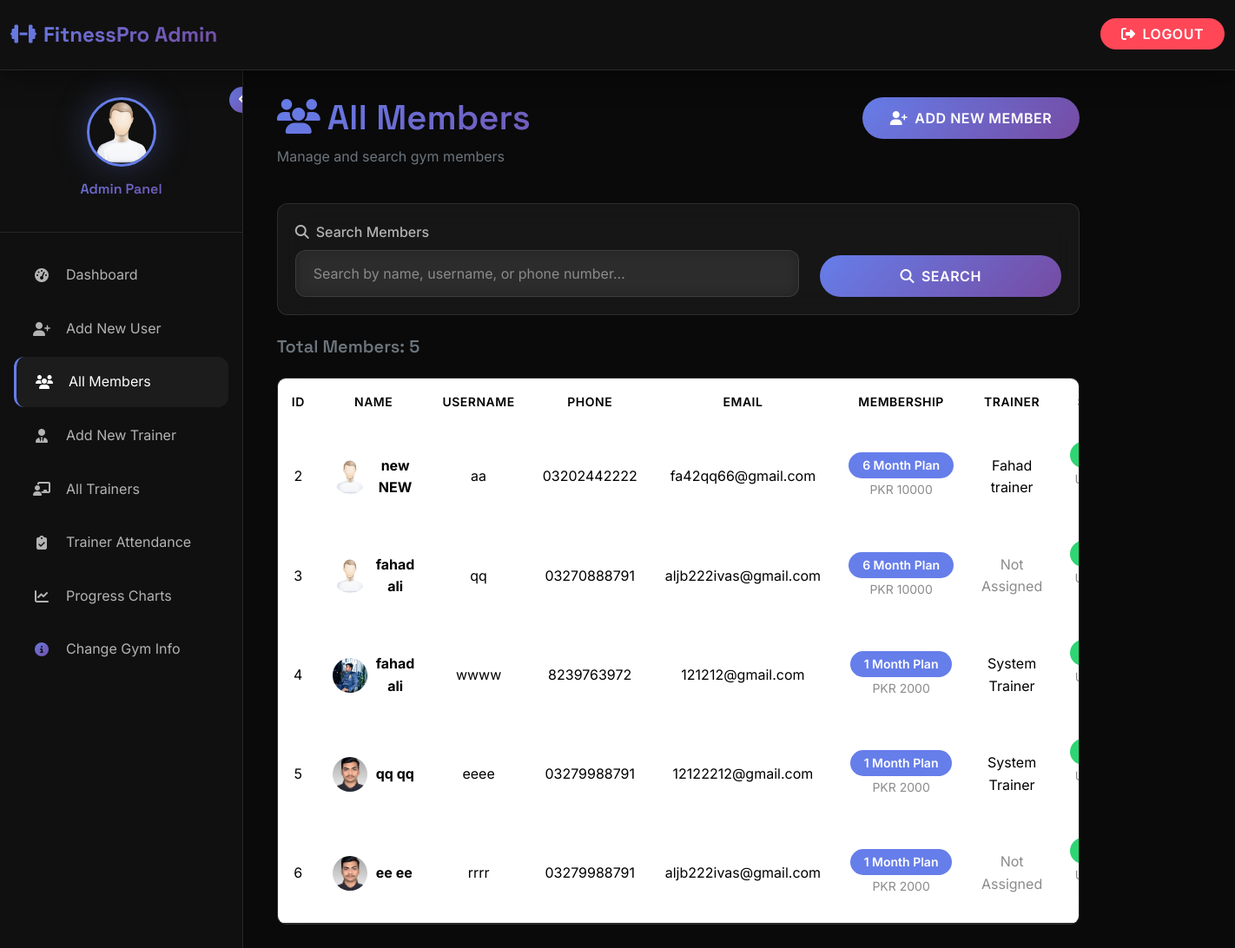
The page /all_members (signed in) on the database its author committed.
### gym_management/gym_app/models.py (models this page shows, shortened)
class Gym_user(models.Model):
    first_name = models.CharField(max_length=50)
    last_name = models.CharField(max_length=50)
    dob = models.DateField()
    phone_number = models.CharField(max_length=20)
    image = models.ImageField(upload_to="users_profile_images/", default="users_profile_images/default.png", null=True, blank=True)
    weight = models.IntegerField(null=True, blank=True)
    height = models.IntegerField(null=True, blank=True)
    date_of_joining = models.DateTimeField(auto_now_add=True)
    email = models.CharField(max_length=50, null=True, blank=True)
    username = models.CharField(max_length=150, unique=True)
    password = models.CharField(max_length=100)
    address = models.ForeignKey(Address, on_delete=models.CASCADE, null=True, blank=True)
    gender = models.ForeignKey(Gender, on_delete=models.CASCADE)
    gym_split = models.ForeignKey(Gym_split, on_delete=models.CASCADE, null=True, blank=True)
    muscle_strength = models.ForeignKey(Muscle_strength, on_delete=models.CASCADE, null=True, blank=True)
    membership_plan = models.ForeignKey(MembershipPlan, on_delete=models.CASCADE, null=True, blank=True)
    payment_proof = models.ImageField(upload_to="payment_proofs/", null=True, blank=True)
    is_approved = models.BooleanField(default=False)
    is_blocked = models.BooleanField(default=False)
    membership_start_date = models.DateField(null=True, blank=True)
    membership_end_date = models.DateField(null=True, blank=True)
    reminder_sent = models.BooleanField(default=False)
    assigned_trainer = models.ForeignKey(Trainer, on_delete=models.SET_NULL, null=True, blank=True, related_name='assigned_members')
    trainer_requested = models.BooleanField(default=False)
    assigned_workout_plan = models.ForeignKey(WorkoutPlan, on_delete=models.SET_NULL, null=True, blank=True)
    assigned_diet_plan = models.ForeignKey(DietPlan, on_delete=models.SET_NULL, null=True, blank=True)
    @staticmethod
    def get_pending_approvals():
        return Gym_user.objects.filter(is_approved=False)
    @staticmethod
    def get_trainer_requests():
        return Gym_user.objects.filter(trainer_requested=True, assigned_trainer=None)

class MembershipPlan(models.Model):
    duration_months = models.IntegerField()
    price = models.IntegerField()
    name = models.CharField(max_length=100)

class Trainer(models.Model):
    first_name = models.CharField(max_length=50)
    last_name = models.CharField(max_length=50)
    email = models.CharField(max_length=50, null=True, blank=True)
    phone_number = models.CharField(max_length=20)
    username = models.CharField(max_length=150, unique=True)
    password = models.CharField(max_length=100)
    specialization = models.CharField(max_length=200, null=True, blank=True)
    image = models.ImageField(upload_to="trainers/", default="trainers/default.png", null=True, blank=True)
    created_at = models.DateTimeField(auto_now_add=True)

### gym_management/gym_app/views.py (the view)
# urls.py: path('all_members', views.all_members, name='all_members'),
def all_members(request):
    if 'admin_logged_in' not in request.session:
        return redirect('/admin_login')
    query = request.GET.get('q', '')
    if query:
        members = Gym_user.objects.filter(
            Q(first_name__icontains=query) |
            Q(last_name__icontains=query) |
            Q(username__icontains=query) |
            Q(phone_number__icontains=query)
        ).filter(is_approved=True)
    else:
        members = Gym_user.objects.filter(is_approved=True)
    data = {
    'members': members,
    'query': query,
    'today': dt.date.today(),
    'pending_count': Gym_user.get_pending_approvals().count(),
    'trainer_request_count': Gym_user.get_trainer_requests().count()
    }
    return render(request, 'admin/all_members.html', data)

### gym_management/gym_app/context_processors.py (called while the page is built)
def logged_in_user(request):
    user = None
    trainer = None
    if request.session.get('user_id'):
        try:
            user = Gym_user.objects.get(id=request.session['user_id'])
        except Gym_user.DoesNotExist:
            user = None
    elif request.session.get('trainer_id'):
        try:
            trainer = Trainer.objects.get(id=request.session['trainer_id'])
        except Trainer.DoesNotExist:
            trainer = None
    return {'logged_in_user': user, 'logged_in_trainer': trainer}

def gym_info_context(request):
    gym_info = GymInfo.objects.first()
    return {
        'gym_info': gym_info
    }

### gym_management/gym_app/templates/admin/all_members.html (shortened to what this page needs)
{% extends 'base_admin.html' %}
{% load static %}
{% block content %}
<div class="container-fluid all-members-page">
    <div class="row justify-content-center">
        <div class="col-lg-10 col-md-11 col-sm-12">
            <div class="row mb-4 text-center text-md-start" data-aos="fade-down">
                <div class="col-md-6 mb-3 mb-md-0">
                    <h1 class="gradient-text"><i class="fas fa-users me-2"></i>All Members</h1>
                    <p class="text-secondary">Manage and search gym members</p>
                </div>
                <div class="col-md-6 text-md-end text-center">
                    <a href="{% url 'new_registration' %}" class="btn btn-primary">
                        <i class="fas fa-user-plus me-2"></i>Add New Member
                    </a>
                </div>
            </div>
            <div class="row mb-4 justify-content-center" data-aos="fade-up">
                <div class="col-12">
                    <div class="dashboard-card">
                        <form method="GET" action="{% url 'all_members' %}">
                            <div class="row align-items-end gy-3">
                                <div class="col-md-8 col-sm-12">
                                    <label for="search" class="form-label">
                                        <i class="fas fa-search me-2"></i>Search Members
                                    </label>
                                    <input
                                        type="text"
                                        name="q"
                                        id="search"
                                        class="form-control"
                                        placeholder="Search by name, username, or phone number..."
                                        value="{{ query }}"
                                    >
                                </div>
                                <div class="col-md-4 col-sm-12">
                                    <button type="submit" class="btn btn-primary w-100">
                                        <i class="fas fa-search me-2"></i>Search
                                    </button>
                                </div>
                            </div>
                        </form>
                    </div>
                </div>
            </div>
            <div class="row mb-3 text-center text-md-start" data-aos="fade-right">
                <div class="col-12">
                    <h5 class="text-secondary">
                        {% if query %}
                            Search Results: {{ members.count }} member(s) found
                        {% else %}
                            Total Members: {{ members.count }}
                        {% endif %}
                    </h5>
                </div>
            </div>
            <div class="row justify-content-center" data-aos="fade-up" data-aos-delay="100">
                <div class="col-12">
                    {% if members %}
                    <div class="table-responsive">
                        <table class="table align-middle text-center">
                            <thead>
                                <tr>
                                    <th>ID</th>
                                    <th>Name</th>
                                    <th>Username</th>
                                    <th>Phone</th>
                                    <th>Email</th>
                                    <th>Membership</th>
                                    <th>Trainer</th>
                                    <th>Status</th>
                                </tr>
                            </thead>
                            <tbody>
                                {% for member in members %}
                                <tr>
                                    <td>{{ member.id }}</td>
                                    <td>
                                        <div class="d-flex align-items-center justify-content-center justify-content-md-start">
                                            {% if member.image %}
                                                <img src="{{ member.image.url }}" alt="{{ member.first_name }}"
                                                     style="width: 40px; height: 40px; border-radius: 50%; object-fit: cover; margin-right: 10px;">
                                            {% else %}
                                                <div style="width: 40px; height: 40px; border-radius: 50%; background: var(--primary-gradient);
                                                            display: flex; align-items: center; justify-content: center; margin-right: 10px; font-weight: 600;">
                                                    {{ member.first_name.0 }}{{ member.last_name.0 }}
                                                </div>
                                            {% endif %}
                                            <div>
                                                <strong>{{ member.first_name }} {{ member.last_name }}</strong>
                                            </div>
                                        </div>
                                    </td>
                                    <td>{{ member.username }}</td>
                                    <td>{{ member.phone_number }}</td>
                                    <td>{{ member.email|default:"N/A" }}</td>
                                    <td>
                                        {% if member.membership_plan %}
                                            <span class="badge badge-info">{{ member.membership_plan.name }}</span>
                                            <br>
                                            <small   style = "color : var(--text-muted)"  >PKR {{ member.membership_plan.price }}</small>
                                        {% else %}
                                            <span class="badge badge-warning">No Plan</span>
                                        {% endif %}
                                    </td>
                                    <td>
                                        {% if member.assigned_trainer %}
                                            {{ member.assigned_trainer.first_name }} {{ member.assigned_trainer.last_name }}
                                        {% else %}
                                            <span   style = "color : var(--text-muted)"  >Not Assigned</span>
                                        {% endif %}
                                    </td>
                                    <td>
                                        {% if member.membership_end_date %}
                                            {% if member.membership_end_date >= today %}
                                                <span class="badge badge-success">Active</span>
                                                <br>
                                                <small   style = "color : var(--text-muted)"  >Until {{ member.membership_end_date }}</small>
                                            {% else %}
                                                <span class="badge badge-danger">Expired</span>
                                                <br>
                                                <small   style = "color : var(--text-muted)"  >{{ member.membership_end_date }}</small>
                                            {% endif %}
                                        {% else %}
                                            <span class="badge badge-warning">Pending</span>
                                        {% endif %}
                                    </td>
                                </tr>
                                {% endfor %}
                            </tbody>
                        </table>
                    </div>
                    {% endif %}
                </div>
            </div>
        </div>
    </div>
</div>
{% endblock %}

### gym_management/gym_app/templates/base_admin.html (style rules this page uses)
:root { --primary-gradient: linear-gradient(135deg, #667eea 0%, #764ba2 100%); --secondary-gradient: linear-gradient(135deg, #f093fb 0%, #f5576c 100%); --accent-gradient: linear-gradient(135deg, #4facfe 0%, #00f2fe 100%); --dark-gradient: linear-gradient(135deg, #0c0c0c 0%, #1a1a1a 100%); --bg-primary: #0a0a0a; --bg-secondary: #111111; --bg-tertiary: #1a1a1a; --bg-card: rgba(255, 255, 255, 0.05); --bg-sidebar: rgba(17, 17, 17, 0.95); --text-primary: #ffffff; --text-secondary: #b3b3b3; --text-muted: #8b8b8b; --accent-primary: #667eea; --accent-secondary: #764ba2; --accent-danger: #ff4757; --accent-success: #2ed573; --accent-warning: #ffa502; --border-color: rgba(255, 255, 255, 0.1); --border-hover: rgba(255, 255, 255, 0.2); --shadow-sm: 0 2px 8px rgba(0, 0, 0, 0.3); --shadow-md: 0 8px 32px rgba(0, 0, 0, 0.4); --shadow-lg: 0 16px 64px rgba(0, 0, 0, 0.5); --shadow-glow: 0 0 40px rgba(102, 126, 234, 0.3); --blur-sm: blur(8px); --blur-md: blur(16px); --blur-lg: blur(32px); }
* { margin: 0; padding: 0; box-sizing: border-box; }
html { scroll-behavior: smooth; }
body { font-family: 'Inter', -apple-system, BlinkMacSystemFont, 'Segoe UI', sans-serif; background: var(--bg-primary); color: var(--text-primary); line-height: 1.6; overflow-x: hidden; -webkit-font-smoothing: antialiased; -moz-osx-font-smoothing: grayscale; }
h1, h2, h3, h4, h5, h6 { font-family: 'Space Grotesk', sans-serif; font-weight: 600; line-height: 1.2; }
.dashboard-card { background: var(--bg-card); backdrop-filter: var(--blur-md); border: 1px solid var(--border-color); border-radius: 1.5rem; padding: 2rem; transition: all 0.3s cubic-bezier(0.4, 0, 0.2, 1); position: relative; overflow: hidden; text-decoration: none; color: inherit; display: block; height: 100%; }
.dashboard-card::before { content: ''; position: absolute; top: 0; left: 0; right: 0; height: 3px; background: var(--primary-gradient); opacity: 0; transition: opacity 0.3s ease; }
.form-control { background: var(--bg-card); backdrop-filter: var(--blur-sm); border: 1px solid var(--border-color); border-radius: 0.75rem; color: var(--text-primary); padding: 0.875rem 1.25rem; transition: all 0.3s cubic-bezier(0.4, 0, 0.2, 1); }
.form-control::placeholder { color: var(--text-muted); }
.form-label { color: var(--text-secondary); font-weight: 500; margin-bottom: 0.5rem; }
.btn-primary { background: var(--primary-gradient); border: none; padding: 0.75rem 2rem; font-weight: 600; border-radius: 2rem; transition: all 0.3s cubic-bezier(0.4, 0, 0.2, 1); text-transform: uppercase; letter-spacing: 0.5px; color: white; }
.table-responsive { background: var(--bg-card); backdrop-filter: var(--blur-md); border: 1px solid var(--border-color); border-radius: 1rem; overflow: hidden; }
.table { color: var(--text-primary); margin-bottom: 0; }
.table thead { background: var(--bg-secondary); }
.table thead th { border-bottom: 2px solid var(--border-color); padding: 1rem; font-weight: 600; text-transform: uppercase; letter-spacing: 0.5px; font-size: 0.875rem; }
.table tbody td { border-bottom: 1px solid var(--border-color); padding: 1rem; vertical-align: middle; }
.badge { padding: 0.5rem 1rem; border-radius: 2rem; font-weight: 600; font-size: 0.875rem; }
.badge-success { background: var(--accent-success); color: white; }
.badge-info { background: var(--accent-primary); color: white; }
.gradient-text { background: var(--primary-gradient); -webkit-background-clip: text; -webkit-text-fill-color: transparent; background-clip: text; }

### gym_management/gym_app/templates/admin/all_members.html (style rules this page uses)
.all-members-page { display: flex; justify-content: center; margin-left: -70px; }
.dashboard-card { border-radius: 12px; padding: 20px; }
.table-responsive { overflow-x: auto; border-radius: 10px; }

### rows shown on the page
Gym_user: id "2", image (placeholder picture), first_name "new", last_name "NEW", username "aa", phone_number "03202442222", email "fa42qq66@gmail.com", membership_plan.name "6 Month Plan", membership_plan.price "10000", assigned_trainer.first_name "Fahad", assigned_trainer.last_name "trainer"
Gym_user: id "3", image (placeholder picture), first_name "fahad", last_name "ali", username "qq", phone_number "03270888791", email "aljb222ivas@gmail.com", membership_plan.name "6 Month Plan", membership_plan.price "10000", shows "Not Assigned"
Gym_user: id "4", image (picture), first_name "fahad", last_name "ali", username "wwww", phone_number "8239763972", email "121212@gmail.com", membership_plan.name "1 Month Plan", membership_plan.price "2000", assigned_trainer.first_name "System", assigned_trainer.last_name "Trainer"
Gym_user: id "5", image (picture), first_name "qq", last_name "qq", username "eeee", phone_number "03279988791", email "12122212@gmail.com", membership_plan.name "1 Month Plan", membership_plan.price "2000", assigned_trainer.first_name "System", assigned_trainer.last_name "Trainer"
Gym_user: id "6", image (picture), first_name "ee", last_name "ee", username "rrrr", phone_number "03279988791", email "aljb222ivas@gmail.com", membership_plan.name "1 Month Plan", membership_plan.price "2000", shows "Not Assigned"

### other values the page prints
{{ members.count }} "5"
